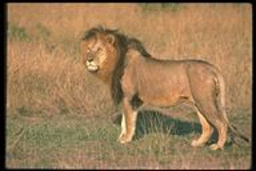
%> input picture TME_8/ImagesResultats/Liontigre66.png, 256 x 171 px
$ octave testHSVHisto_Liontigre66.m   (GNU Octave 9; MATLAB toolbox functions it lacks are replaced by stand-ins)
%> lines starting %> are read from the running program, lines starting %| are printed output that depends on the picture
### TME_8/ouvrirImage.m
function [I,n,m] = ouvrirImage(nom)
%> called with nom = 'ImagesResultats/Liontigre66.png'
I=imread(nom);
%> I is the input picture: size 171x256x3 uint16; mean R, G, B 36174, 28977, 20483.5
n = size(I,1);
%> n = 171
m = size(I,2);
%> m = 256
%> `J = rgb2hsv(I);`: J: size 171x256x3 double; mean H, S, V 0.096, 0.447, 0.553
end

### TME_8/calculePalette.m
function [ palette,palette2 ] = calculePalette( nH, nS , nV )
%> called with nH = 6, nS = 10, nV = 20


cpt=1;

palette = zeros(nH*nS*nV,3);
palette2 = zeros(nH,nS,nV,3);


tH = 1/(2*nH);
tS = 1/(2*nS);
tV = 1/(2*nV);


for k=1:nV
    for j=1:nS
        for i=1:nH
            I = zeros(1,1,3);

            HSVval = [ (i-1)/nH + tH , (j-1)/ nS + tS , (k-1)/ nV + tV ];
            RGBval = hsv2rgb(HSVval) .*255;

            palette(cpt,:) = RGBval;

            palette2(i,j,k,:) = RGBval;

            cpt = cpt+1;

        end
    end
end

end

### TME_8/quantificationImage.m
function [Iq,histo]=quantificationImage(I, nH, nS, nV)
%> called with nH = 6, nS = 10, nV = 20

N = size(I,1);
%> N = 171
M = size(I,2);
%> M = 256

Iq = zeros(N,M,3);
histo = zeros(nH,nS,nV);

for i = 1:N
    for j = 1:M
        iH = quantification(I(i,j,1),nH);
        iS = quantification(I(i,j,2),nS);
        iV = quantification(I(i,j,3),nV);
        Iq(i,j,1) = iH;
        Iq(i,j,2) = iS;
        Iq(i,j,3) = iV;
        histo(iH,iS,iV) = histo(iH,iS,iV) + 1;
    end
end
%> Iq: size 171x256x3 double; mean H, S, V 1.04, 4.93, 11.56

### TME_8/appliquePalette.m
function Ip = appliquerPalette( Iquant , palette )


Ip = zeros(size(Iquant,1),size(Iquant,2),3);

for i=1:1:size(Iquant,1)
    for j=1:1:size(Iquant,2)
        Ip(i,j,1) = palette(Iquant(i,j,1),Iquant(i,j,2),Iquant(i,j,3),1);
        Ip(i,j,2) = palette(Iquant(i,j,1),Iquant(i,j,2),Iquant(i,j,3),2);
        Ip(i,j,3) = palette(Iquant(i,j,1),Iquant(i,j,2),Iquant(i,j,3),3);

    end
end
%> Ip: size 171x256x3 double; mean H, S, V 140.7, 110.9, 80.2


Ip = uint8(Ip);
%> Ip: size 171x256x3 uint8; mean H, S, V 140.7, 110.8, 80.3

end

### TME_8/normalisehisto.m
function histon = normalisehisto(histo)

histon = histo/(norm(histo));

### TME_8/affiche5dominantes.m
function  affiche5dominantes( histo , palette )
[Y,Ind] = sort(histo,'descend');

K=5;

figure();

for i=1:K
    Ind(i);
    Ia = zeros(1,1,3);
    Ia(1:1,:,1)  =  palette(Ind(i),1);
    Ia(1:1,:,2)  = palette(Ind(i),2);
    Ia(1:1,:,3)  =  palette(Ind(i),3);
    Ia = uint8(Ia);
    subplot(1,K,i);
    imagesc(Ia);
    axis off;
end

end

### TME_8/testHSVHisto_Liontigre66.m
clear all;
close all;

nH = 6;
nS = 10;
nV = 20;

I=ouvrirImage('ImagesResultats/Liontigre66.png');
I=double(I);
I = I ./ 65535;

figure();
imagesc(I);

% Conversion RGB vers HSV
J = rgb2hsv(I);

[palette,palette2] = calculePalette(nH,nS,nV);

[Iq , histo] = quantificationImage(J,nH,nS,nV);

Ip = appliquePalette(Iq,palette2);

% Visualisation de l'image quantifiee
imagesc(Ip);
imwrite(Ip,'ImagesResultats/Liontigre66_quantifiee.png');

% Transformation de l'histogramme en 1 vecteur 1D
histo = histo(:);
%> histo = 1200 values, max 5057 at index 745, min 0 at index 9, mean 36.48
% Normalisation de l'histogramme de quantification
histo = normalisehisto(histo);
%> in normalisehisto, `histon = histo/(norm(histo));`: histon = 1200 values, max 0.507 at index 745, min 0 at index 9, mean 0.00366
%> histo has the same summary as histon in normalisehisto

figure();
plot(histo);
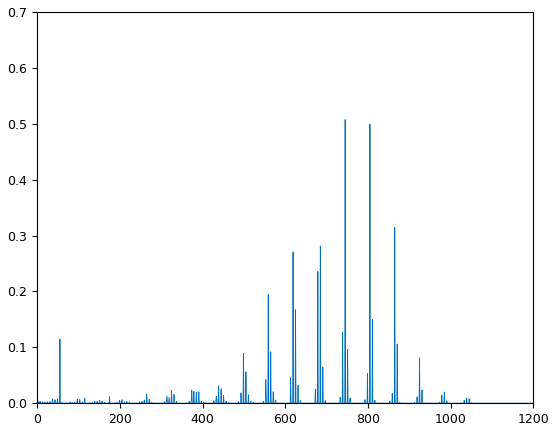
%> figure redrawn from the program's plot data; curve peaks at x = 745, y = 0.507

affiche5dominantes(histo,palette );
%> in affiche5dominantes, `[Y,Ind] = sort(histo,'descend');`: Y = 1200 values, max 0.507 at index 1, min 0 at index 172, mean 0.00366; Ind = 1200 values, max 1200 at index 1200, min 1 at index 59, mean 600.5
%> the loop in affiche5dominantes, `for i=1:K` made 5 passes
%> Ia on passes 1 to 5: [159 124 88], [172 133 95], [185 143 102], [147 114 81], [134 110 87]
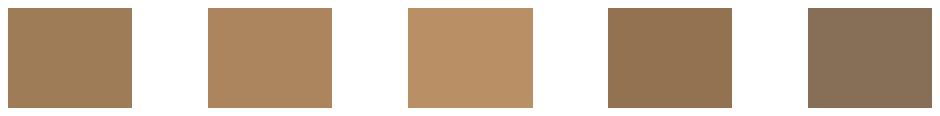
%> figure redrawn from the program's plot data, 5 panels
